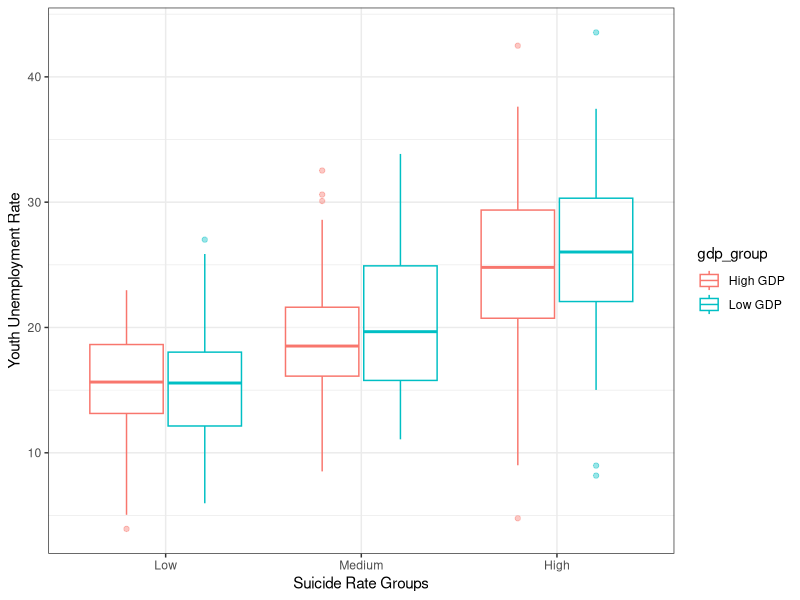
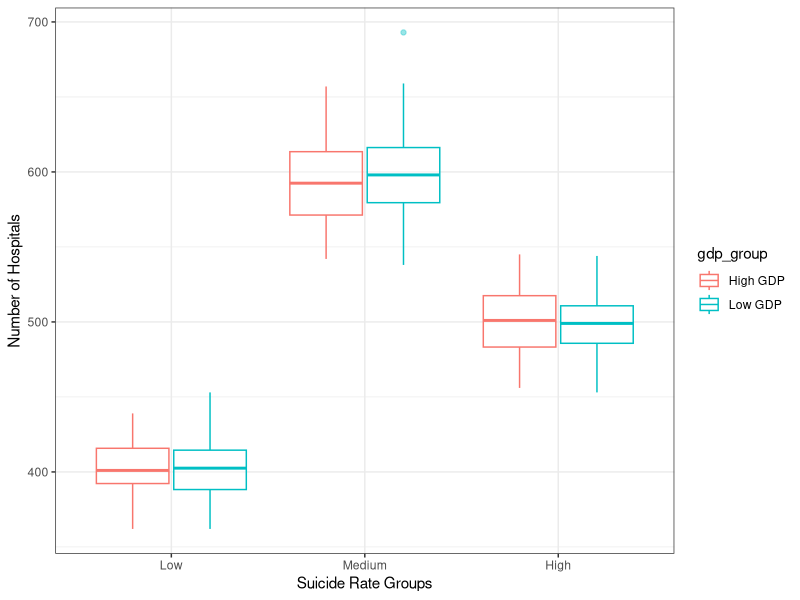
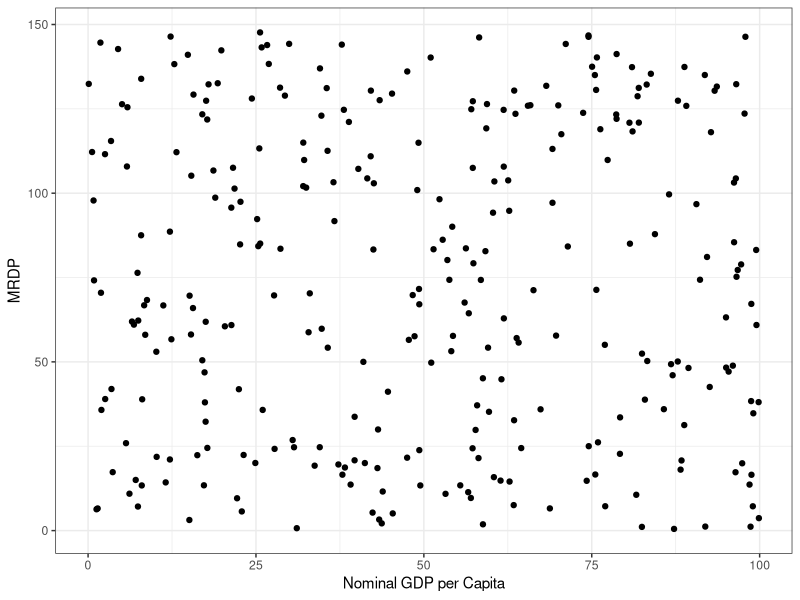
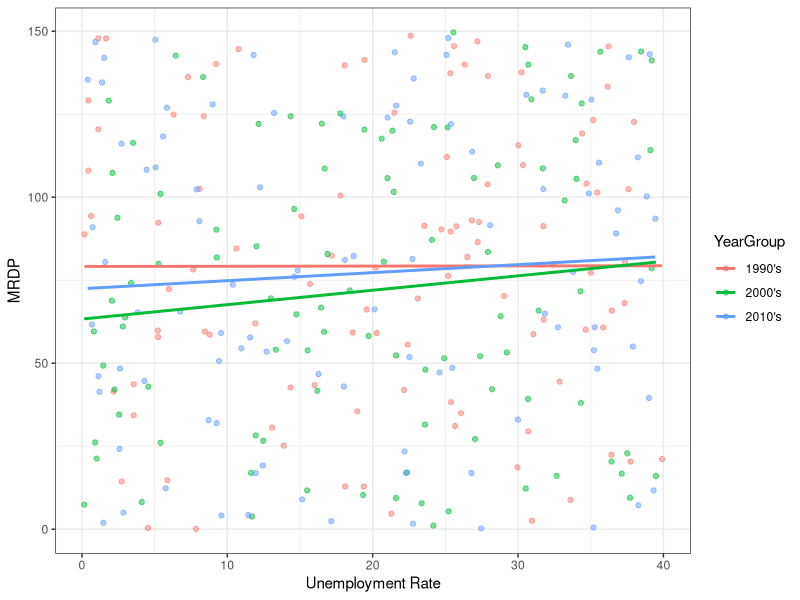
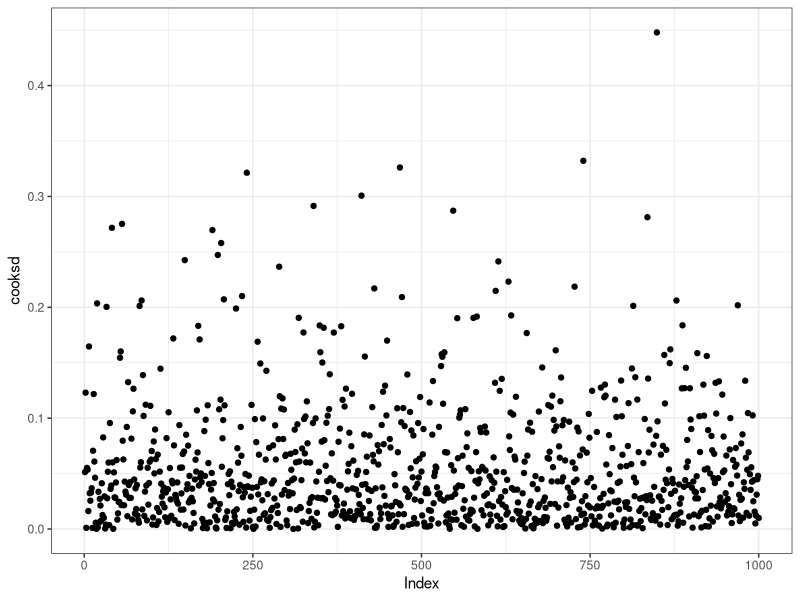

The R script that drew these images, in order:
## ---- chunk 1
#| label: setup
#| include: false

# Load packages
library(tidyverse)
library(broom)
library(knitr)

# (Optional) set global theme for ggplot
theme_set(theme_bw())

# TODO: Load your real dataset here
# data <- read_csv("your-data.csv")
## ---- chunk 2
#| label: tbl-summary-data
#| tbl-cap: "Characteristics of European States Included"

# Placeholder summary table
summary_tbl <- tibble(
  `Suicide Rate` = c("Median", "1st Quartile", "3rd Quartile", "Mean"),
  `Value`        = c("12.28", "7.33", "17.78", "13.87")
)

kable(summary_tbl, align = c("l", "r"))
## ---- chunk 3
#| label: tbl-ord-reg
#| tbl-cap: "Ordinal Regression Model Summary"

# Placeholder coefficient table
ord_tbl <- tribble(
  ~Variable,                            ~Estimate, ~`Std Error`, ~`t-value`, ~`p-value`,
  "Youth Unemployment",                 "0.03",    "0.01",       "2.46",     "0.01",
  "GDP Group (Low)",                    "1.04",    "0.39",       "2.67",     "0.03",
  "Number of Hospitals",                "-2.33e-4","1.08e-4",    "-2.15",    "0.03",
  "HDI",                                "2.84",    "0.22",       "13.19",    "<0.001",
  "Available Produce",                  "-0.01",   "0.001",      "-9.78",    "<0.001",
  "Youth Unemployment * GDP Group",     "-0.039",  "0.02",       "-2.17",    "0.03"
)

kable(ord_tbl, align = "lrrrr")
## ---- chunk 4
#| label: fig-youth-unemp
#| fig-cap: "Youth Unemployment by Suicide Rate Groups for High and Low GDP."

# Placeholder plot structure; replace with real data/variables
set.seed(1)
plot_df <- tibble(
  suicide_group = factor(rep(c("Low","Medium","High"), each = 100),
                         levels = c("Low","Medium","High")),
  youth_unemp   = c(rnorm(100, 15, 5), rnorm(100, 20, 6), rnorm(100, 25, 7)),
  gdp_group     = factor(rep(rep(c("High GDP","Low GDP"), each = 50), 3))
)

ggplot(plot_df, aes(x = suicide_group, y = youth_unemp, colour = gdp_group)) +
  geom_boxplot(alpha = 0.4, position = position_dodge(width = 0.8)) +
  labs(x = "Suicide Rate Groups", y = "Youth Unemployment Rate")
## ---- chunk 5
#| label: fig-hospitals
#| fig-cap: "Number of Hospitals by Suicide Rate Groups for GDP Group."

# Placeholder data and plot
hosp_df <- tibble(
  suicide_group = factor(rep(c("Low","Medium","High"), each = 100),
                         levels = c("Low","Medium","High")),
  hospitals     = c(rpois(100, 400), rpois(100, 600), rpois(100, 500)),
  gdp_group     = factor(rep(rep(c("High GDP","Low GDP"), each = 50), 3))
)

ggplot(hosp_df, aes(x = suicide_group, y = hospitals, colour = gdp_group)) +
  geom_boxplot(alpha = 0.4, position = position_dodge(width = 0.8)) +
  labs(x = "Suicide Rate Groups", y = "Number of Hospitals")
## ---- chunk 6
#| label: fig-mrdp-predictors
#| fig-cap: "Effects of variables associated with MRDP."

# Placeholder multi-panel plot structure
mrdp_df <- tibble(
  mrdp          = runif(300, 0, 150),
  gdp_pc        = runif(300, 0, 100),
  inflation     = runif(300, 0, 9000),
  fat_avail     = runif(300, 50, 150),
  unemp_rate    = runif(300, 0, 40)
)

ggplot(mrdp_df, aes(gdp_pc, mrdp)) +
  geom_point() +
  labs(x = "Nominal GDP per Capita", y = "MRDP")
## ---- chunk 7
#| label: fig-unemp-year
#| fig-cap: "Interaction between Unemployment Rate and Year Group."

# Placeholder interaction plot
int_df <- tibble(
  mrdp          = runif(300, 0, 150),
  unemp_rate    = runif(300, 0, 40),
  YearGroup     = factor(rep(c("1990's","2000's","2010's"), each = 100))
)

ggplot(int_df, aes(unemp_rate, mrdp, colour = YearGroup)) +
  geom_point(alpha = 0.5) +
  geom_smooth(method = "lm", se = FALSE) +
  labs(x = "Unemployment Rate", y = "MRDP")
## ---- chunk 8
#| label: fig-cooks
#| fig-cap: "Influential points measured by Cook's distance."

# Placeholder Cook's distance plot
cooks_df <- tibble(
  index  = 1:1000,
  cooksd = rexp(1000, rate = 20)
)

ggplot(cooks_df, aes(index, cooksd)) +
  geom_point() +
  labs(x = "Index", y = "cooksd")
## ---- chunk 9
#| label: tbl-mlr-mrdp
#| tbl-cap: "MRDP Multiple Linear Regression Summary Table"

# Placeholder regression summary table
mlr_tbl <- tribble(
  ~Characteristic,                          ~Beta,   ~SE,    ~`95% CI`,          ~`p-value`,
  "Unemployment Rate (%)",                  "-0.039","0.129","-0.292, 0.215",    "0.766",
  "Fat Availability (g/person/day)",        "0.112", "0.021","0.070, 0.153",    "<0.001",
  "Inflation Rate (%)",                     "0.000", "0.001","-0.002, 0.002",   "0.902",
  "GDP per capita (thousand USD)",         "0.280", "0.030","0.222, 0.338",    "<0.001",
  "YearGroup: 2000's (vs 1990's)",          "3.361", "2.040","-0.640, 7.363",   "0.100",
  "YearGroup: 2010's (vs 1990's)",          "13.02", "2.150","8.799, 17.24",    "<0.001",
  "Unemp Rate * 2000's (vs 1990's)",        "-0.269","0.188","-0.639, 0.100",   "0.153",
  "Unemp Rate * 2010's (vs 1990's)",        "-0.711","0.190","-1.085, -0.338",  "<0.001"
)

kable(mlr_tbl, align = "lrrrr")
